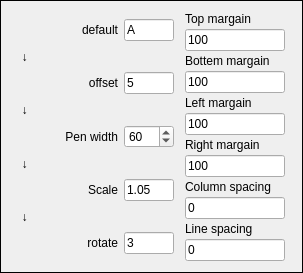
     <widget class="QFrame" name="frame">
      <property name="sizePolicy">
       <sizepolicy hsizetype="Maximum" vsizetype="Preferred">
        <horstretch>0</horstretch>
        <verstretch>0</verstretch>
       </sizepolicy>
      </property>
      <property name="minimumSize">
       <size>
        <width>303</width>
        <height>0</height>
       </size>
      </property>
      <property name="frameShape">
       <enum>QFrame::Box</enum>
      </property>
      <property name="frameShadow">
       <enum>QFrame::Plain</enum>
      </property>
      <layout class="QHBoxLayout" name="horizontalLayout_2">
       <item>
        <layout class="QGridLayout" name="gridLayout">
         <property name="sizeConstraint">
          <enum>QLayout::SetDefaultConstraint</enum>
         </property>
         <property name="verticalSpacing">
          <number>1</number>
         </property>
         <item row="8" column="0">
          <widget class="QLabel" name="randRotateIco">
           <property name="maximumSize">
            <size>
             <width>15</width>
             <height>30</height>
            </size>
           </property>
           <property name="text">
            <string/>
           </property>
           <property name="pixmap">
            <pixmap resource="img/img.qrc">:/img/angle.png</pixmap>
           </property>
           <property name="scaledContents">
            <bool>true</bool>
           </property>
          </widget>
         </item>
         <item row="0" column="1">
          <widget class="QLabel" name="label_3">
           <property name="maximumSize">
            <size>
             <width>80</width>
             <height>16777215</height>
            </size>
           </property>
           <property name="font">
            <font>
             <pointsize>9</pointsize>
            </font>
           </property>
           <property name="layoutDirection">
            <enum>Qt::RightToLeft</enum>
           </property>
           <property name="text">
            <string>default</string>
           </property>
           <property name="alignment">
            <set>Qt::AlignRight|Qt::AlignTrailing|Qt::AlignVCenter</set>
           </property>
          </widget>
         </item>
         <item row="7" column="0">
          <widget class="QLabel" name="label_8">
           <property name="maximumSize">
            <size>
             <width>16777215</width>
             <height>15</height>
            </size>
           </property>
           <property name="text">
            <string>↓</string>
           </property>
           <property name="alignment">
            <set>Qt::AlignCenter</set>
           </property>
          </widget>
         </item>
         <item row="4" column="0">
          <widget class="QLabel" name="RandPenWidthIcon">
           <property name="maximumSize">
            <size>
             <width>15</width>
             <height>30</height>
            </size>
           </property>
           <property name="text">
            <string/>
           </property>
           <property name="pixmap">
            <pixmap resource="img/img.qrc">:/img/Pen width.png</pixmap>
           </property>
           <property name="scaledContents">
            <bool>true</bool>
           </property>
          </widget>
         </item>
         <item row="8" column="2">
          <widget class="QLineEdit" name="randRotateTxt">
           <property name="sizePolicy">
            <sizepolicy hsizetype="MinimumExpanding" vsizetype="Fixed">
             <horstretch>0</horstretch>
             <verstretch>0</verstretch>
            </sizepolicy>
           </property>
           <property name="minimumSize">
            <size>
             <width>50</width>
             <height>0</height>
            </size>
           </property>
           <property name="maximumSize">
            <size>
             <width>50</width>
             <height>16777215</height>
            </size>
           </property>
           <property name="toolTip">
            <string notr="true"/>
           </property>
           <property name="text">
            <string>3</string>
           </property>
          </widget>
         </item>
         <item row="3" column="0">
          <widget class="QLabel" name="label_2">
           <property name="maximumSize">
            <size>
             <width>16777215</width>
             <height>15</height>
            </size>
           </property>
           <property name="text">
            <string>↓</string>
           </property>
           <property name="alignment">
            <set>Qt::AlignCenter</set>
           </property>
          </widget>
         </item>
         <item row="4" column="2">
          <widget class="QSpinBox" name="RandPenWidthSbx">
           <property name="minimumSize">
            <size>
             <width>50</width>
             <height>0</height>
            </size>
           </property>
           <property name="maximumSize">
            <size>
             <width>50</width>
             <height>16777215</height>
            </size>
           </property>
           <property name="toolTip">
            <string notr="true"/>
           </property>
           <property name="maximum">
            <number>99</number>
           </property>
           <property name="value">
            <number>60</number>
           </property>
          </widget>
         </item>
         <item row="2" column="0">
          <widget class="QLabel" name="RandOffsetIcon">
           <property name="maximumSize">
            <size>
             <width>15</width>
             <height>30</height>
            </size>
           </property>
           <property name="text">
            <string/>
           </property>
           <property name="pixmap">
            <pixmap resource="img/img.qrc">:/img/offset.png</pixmap>
           </property>
           <property name="scaledContents">
            <bool>true</bool>
           </property>
          </widget>
         </item>
         <item row="4" column="1">
          <widget class="QLabel" name="RandPenWidthLab">
           <property name="maximumSize">
            <size>
             <width>80</width>
             <height>16777215</height>
            </size>
           </property>
           <property name="layoutDirection">
            <enum>Qt::RightToLeft</enum>
           </property>
           <property name="text">
            <string>Pen width</string>
           </property>
           <property name="alignment">
            <set>Qt::AlignRight|Qt::AlignTrailing|Qt::AlignVCenter</set>
           </property>
          </widget>
         </item>
         <item row="6" column="2">
          <widget class="QLineEdit" name="RandomScaleTxt">
           <property name="sizePolicy">
            <sizepolicy hsizetype="MinimumExpanding" vsizetype="Fixed">
             <horstretch>0</horstretch>
             <verstretch>0</verstretch>
            </sizepolicy>
           </property>
           <property name="minimumSize">
            <size>
             <width>50</width>
             <height>0</height>
            </size>
           </property>
           <property name="maximumSize">
            <size>
             <width>50</width>
             <height>16777215</height>
            </size>
           </property>
           <property name="toolTip">
            <string notr="true"/>
           </property>
           <property name="text">
            <string>1.05</string>
           </property>
          </widget>
         </item>
         <item row="5" column="0">
          <widget class="QLabel" name="label_6">
           <property name="maximumSize">
            <size>
             <width>16777215</width>
             <height>15</height>
            </size>
           </property>
           <property name="text">
            <string>↓</string>
           </property>
           <property name="alignment">
            <set>Qt::AlignCenter</set>
           </property>
          </widget>
         </item>
         <item row="6" column="1">
          <widget class="QLabel" name="RandomScaleLab">
           <property name="maximumSize">
            <size>
             <width>80</width>
             <height>16777215</height>
            </size>
           </property>
           <property name="layoutDirection">
            <enum>Qt::RightToLeft</enum>
           </property>
           <property name="text">
            <string>Scale</string>
           </property>
           <property name="alignment">
            <set>Qt::AlignRight|Qt::AlignTrailing|Qt::AlignVCenter</set>
           </property>
          </widget>
         </item>
         <item row="2" column="2">
          <widget class="QLineEdit" name="RandOffsetTxt">
           <property name="sizePolicy">
            <sizepolicy hsizetype="Minimum" vsizetype="Fixed">
             <horstretch>0</horstretch>
             <verstretch>0</verstretch>
            </sizepolicy>
           </property>
           <property name="minimumSize">
            <size>
             <width>50</width>
             <height>0</height>
            </size>
           </property>
           <property name="maximumSize">
            <size>
             <width>50</width>
             <height>16777215</height>
            </size>
           </property>
           <property name="sizeIncrement">
            <size>
             <width>0</width>
             <height>0</height>
            </size>
           </property>
           <property name="toolTip">
            <string notr="true"/>
           </property>
           <property name="text">
            <string>5</string>
           </property>
          </widget>
         </item>
         <item row="2" column="1">
          <widget class="QLabel" name="RandOffsetLab">
           <property name="maximumSize">
            <size>
             <width>80</width>
             <height>16777215</height>
            </size>
           </property>
           <property name="layoutDirection">
            <enum>Qt::RightToLeft</enum>
           </property>
           <property name="text">
            <string>offset</string>
           </property>
           <property name="alignment">
            <set>Qt::AlignRight|Qt::AlignTrailing|Qt::AlignVCenter</set>
           </property>
          </widget>
         </item>
         <item row="6" column="0">
          <widget class="QLabel" name="RandomScaleICO">
           <property name="maximumSize">
            <size>
             <width>20</width>
             <height>40</height>
            </size>
           </property>
           <property name="text">
            <string/>
           </property>
           <property name="pixmap">
            <pixmap resource="img/img.qrc">:/img/size.png</pixmap>
           </property>
           <property name="scaledContents">
            <bool>true</bool>
           </property>
          </widget>
         </item>
         <item row="1" column="0">
          <widget class="QLabel" name="label_4">
           <property name="maximumSize">
            <size>
             <width>16777215</width>
             <height>15</height>
            </size>
           </property>
           <property name="text">
            <string>↓</string>
           </property>
           <property name="alignment">
            <set>Qt::AlignCenter</set>
           </property>
          </widget>
         </item>
         <item row="8" column="1">
          <widget class="QLabel" name="randRotateLab">
           <property name="maximumSize">
            <size>
             <width>80</width>
             <height>16777215</height>
            </size>
           </property>
           <property name="layoutDirection">
            <enum>Qt::RightToLeft</enum>
           </property>
           <property name="text">
            <string>rotate</string>
           </property>
           <property name="alignment">
            <set>Qt::AlignRight|Qt::AlignTrailing|Qt::AlignVCenter</set>
           </property>
          </widget>
         </item>
         <item row="0" column="0">
          <widget class="QLabel" name="label">
           <property name="maximumSize">
            <size>
             <width>15</width>
             <height>30</height>
            </size>
           </property>
           <property name="text">
            <string/>
           </property>
           <property name="pixmap">
            <pixmap resource="img/img.qrc">:/img/Default.png</pixmap>
           </property>
           <property name="scaledContents">
            <bool>true</bool>
           </property>
          </widget>
         </item>
         <item row="0" column="2">
          <widget class="QLineEdit" name="CharacterExample">
           <property name="sizePolicy">
            <sizepolicy hsizetype="Minimum" vsizetype="Fixed">
             <horstretch>0</horstretch>
             <verstretch>0</verstretch>
            </sizepolicy>
           </property>
           <property name="minimumSize">
            <size>
             <width>50</width>
             <height>0</height>
            </size>
           </property>
           <property name="maximumSize">
            <size>
             <width>50</width>
             <height>16777215</height>
            </size>
           </property>
           <property name="toolTip">
            <string notr="true"/>
           </property>
           <property name="text">
            <string>A</string>
           </property>
           <property name="maxLength">
            <number>1</number>
           </property>
          </widget>
         </item>
        </layout>
       </item>
       <item>
        <layout class="QVBoxLayout" name="verticalLayout_2">
         <property name="spacing">
          <number>3</number>
         </property>
         <property name="sizeConstraint">
          <enum>QLayout::SetMaximumSize</enum>
         </property>
         <item>
          <widget class="QLabel" name="topMargainLab">
           <property name="text">
            <string>Top margain</string>
           </property>
          </widget>
         </item>
         <item>
          <widget class="QLineEdit" name="topMargainTxt">
           <property name="maximumSize">
            <size>
             <width>100</width>
             <height>16777215</height>
            </size>
           </property>
           <property name="toolTip">
            <string notr="true"/>
           </property>
           <property name="text">
            <string>100</string>
           </property>
          </widget>
         </item>
         <item>
          <widget class="QLabel" name="bottemMargainLab">
           <property name="text">
            <string>Bottem margain</string>
           </property>
          </widget>
         </item>
         <item>
          <widget class="QLineEdit" name="bottemMargainTxt">
           <property name="maximumSize">
            <size>
             <width>100</width>
             <height>16777215</height>
            </size>
           </property>
           <property name="toolTip">
            <string notr="true"/>
           </property>
           <property name="accessibleName">
            <string notr="true"/>
           </property>
           <property name="accessibleDescription">
            <string notr="true"/>
           </property>
           <property name="text">
            <string>100</string>
           </property>
          </widget>
         </item>
         <item>
          <widget class="QLabel" name="leftMargainLab">
           <property name="text">
            <string>Left margain</string>
           </property>
          </widget>
         </item>
         <item>
          <widget class="QLineEdit" name="leftMargainTxt">
           <property name="maximumSize">
            <size>
             <width>100</width>
             <height>16777215</height>
            </size>
           </property>
           <property name="toolTip">
            <string notr="true"/>
           </property>
           <property name="text">
            <string>100</string>
           </property>
          </widget>
         </item>
         <item>
          <widget class="QLabel" name="rightMargainLab">
           <property name="text">
            <string>Right margain</string>
           </property>
          </widget>
         </item>
         <item>
          <widget class="QLineEdit" name="rightMargainTxt">
           <property name="maximumSize">
            <size>
             <width>100</width>
             <height>16777215</height>
            </size>
           </property>
           <property name="toolTip">
            <string notr="true"/>
           </property>
           <property name="text">
            <string>100</string>
           </property>
          </widget>
         </item>
         <item>
          <widget class="QLabel" name="columnSpacingLab">
           <property name="text">
            <string>Column spacing</string>
           </property>
          </widget>
         </item>
         <item>
          <widget class="QLineEdit" name="columnSpacingTxt">
           <property name="maximumSize">
            <size>
             <width>100</width>
             <height>16777215</height>
            </size>
           </property>
           <property name="toolTip">
            <string notr="true"/>
           </property>
           <property name="text">
            <string>0</string>
           </property>
          </widget>
         </item>
         <item>
          <widget class="QLabel" name="lineSpacingLab">
           <property name="text">
            <string>Line spacing</string>
           </property>
          </widget>
         </item>
         <item>
          <widget class="QLineEdit" name="lineSpacingTxt">
           <property name="maximumSize">
            <size>
             <width>100</width>
             <height>16777215</height>
            </size>
           </property>
           <property name="toolTip">
            <string notr="true"/>
           </property>
           <property name="text">
            <string>0</string>
           </property>
          </widget>
         </item>
        </layout>
       </item>
      </layout>
     </widget>
